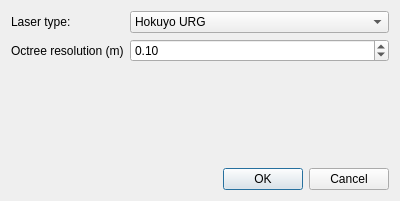
<?xml version="1.0" encoding="UTF-8"?>
<ui version="4.0">
 <class>ViewerSettingsClass</class>
 <widget class="QDialog" name="ViewerSettingsClass">
  <property name="geometry">
   <rect>
    <x>0</x>
    <y>0</y>
    <width>400</width>
    <height>201</height>
   </rect>
  </property>
  <property name="windowTitle">
   <string>ViewerSettings</string>
  </property>
  <layout class="QVBoxLayout" name="verticalLayout">
   <item>
    <layout class="QFormLayout" name="formLayout">
     <property name="fieldGrowthPolicy">
      <enum>QFormLayout::AllNonFixedFieldsGrow</enum>
     </property>
     <item row="0" column="0">
      <widget class="QLabel" name="label">
       <property name="text">
        <string>Laser type: </string>
       </property>
       <property name="buddy">
        <cstring>laserType</cstring>
       </property>
      </widget>
     </item>
     <item row="1" column="0">
      <widget class="QLabel" name="label_2">
       <property name="text">
        <string>Octree resolution (m)</string>
       </property>
       <property name="buddy">
        <cstring>resolution</cstring>
       </property>
      </widget>
     </item>
     <item row="1" column="1">
      <widget class="QDoubleSpinBox" name="resolution">
       <property name="singleStep">
        <double>0.010000000000000</double>
       </property>
       <property name="value">
        <double>0.100000000000000</double>
       </property>
      </widget>
     </item>
     <item row="0" column="1">
      <widget class="QComboBox" name="laserType">
       <item>
        <property name="text">
         <string>Hokuyo URG</string>
        </property>
       </item>
       <item>
        <property name="text">
         <string>Sick LMS</string>
        </property>
       </item>
      </widget>
     </item>
    </layout>
   </item>
   <item>
    <widget class="QDialogButtonBox" name="buttonBox">
     <property name="standardButtons">
      <set>QDialogButtonBox::Cancel|QDialogButtonBox::Ok</set>
     </property>
    </widget>
   </item>
  </layout>
 </widget>
 <layoutdefault spacing="6" margin="11"/>
 <resources/>
 <connections>
  <connection>
   <sender>buttonBox</sender>
   <signal>accepted()</signal>
   <receiver>ViewerSettingsClass</receiver>
   <slot>accept()</slot>
   <hints>
    <hint type="sourcelabel">
     <x>199</x>
     <y>177</y>
    </hint>
    <hint type="destinationlabel">
     <x>199</x>
     <y>100</y>
    </hint>
   </hints>
  </connection>
  <connection>
   <sender>buttonBox</sender>
   <signal>rejected()</signal>
   <receiver>ViewerSettingsClass</receiver>
   <slot>reject()</slot>
   <hints>
    <hint type="sourcelabel">
     <x>199</x>
     <y>177</y>
    </hint>
    <hint type="destinationlabel">
     <x>199</x>
     <y>100</y>
    </hint>
   </hints>
  </connection>
 </connections>
</ui>
